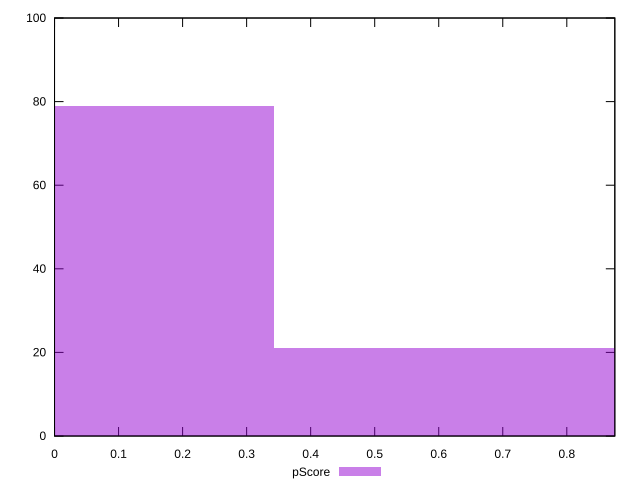

Recreate this plot in gnuplot.
reset

$pScore <<EOF
0 79
0.6839884321614068 21
EOF

set key outside below
set boxwidth 0.6839884321614068
set xrange [0:0.875]
set yrange [0:100]
set trange [0:100]
set style fill transparent solid 0.5 noborder
set terminal svg size 640, 490 enhanced background rgb 'white'
set output "reports/report_00027_2021-02-24T12-40-31.850Z/uses-text-compression/samples/agenda/pScore/histogram.svg"

plot $pScore title "pScore" with boxes

reset
